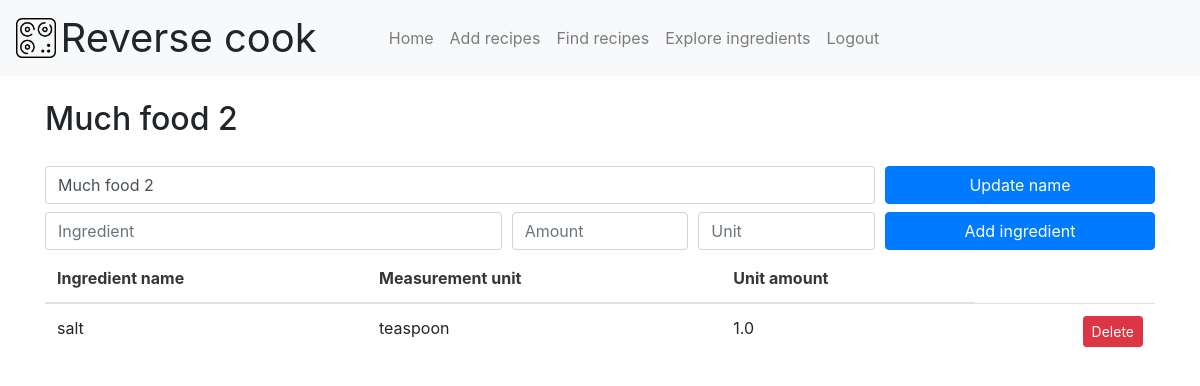
Page /update/6 (signed in) on the committed database.
### app.py (models this page shows, shortened)
class Recipe(db.Model):
	id = db.Column(db.Integer, primary_key=True)
	name = db.Column(db.String(128), nullable=False)
	created_at = db.Column(db.DateTime, nullable=False,
		default=datetime.utcnow)
	recipeingredient = db.relationship('RecipeIngredient', backref='recipe',\
		lazy=True)

class RecipeIngredient(db.Model):
	id = db.Column(db.Integer, primary_key=True)
	recipe_id = db.Column(db.Integer, db.ForeignKey('recipe.id'), nullable=False)
	ingredient_id = db.Column(db.Integer, db.ForeignKey('ingredient.id'), nullable=False)
	unit_amount = db.Column(db.Float(), nullable=False)
	created_at = db.Column(db.DateTime, default=datetime.utcnow)

class Ingredient(db.Model):
	id = db.Column(db.Integer, primary_key=True)
	name = db.Column(db.String(128), nullable=False,
		unique=True)
	created_at = db.Column(db.DateTime, nullable=False,
		default=datetime.utcnow)
	measurement_unit=db.Column(db.String(64), nullable=False)
	unit_cost=db.Column(db.Float(), nullable=False)
	recipeingredient = db.relationship('RecipeIngredient', backref='ingredient',\
		lazy=True)

### app.py (the view)
@app.route('/update/<int:id>', methods=['GET', 'POST'])
@login_required
def update(id):
	recipe = Recipe.query.get_or_404(id)
	recipe_ingredients = db.session.query((Recipe.name).label('recipe_name'),\
		(Ingredient.name).label('ingredient_name'),\
		(Ingredient.measurement_unit).label('measurement_unit'),\
		(RecipeIngredient.unit_amount).label('unit_amount'),\
		(RecipeIngredient.id).label('recipe_ingredient_id'))\
		.filter(Recipe.id == RecipeIngredient.recipe_id)\
		.filter(Ingredient.id == RecipeIngredient.ingredient_id)\
		.filter(Recipe.id == id).order_by(Recipe.created_at).all()
	if request.method == 'POST':
		recipe.name = request.form['name']
		try:
			db.session.commit()
			return redirect('/update/' + str(id))
		except:
			return "There was a problem updating data."
	else:
		title = "Update Data"
		return render_template('update.html', title=title, recipe=recipe,\
			recipe_ingredients=recipe_ingredients)

### app.py (called while the page is built)
@login_manager.user_loader
def load_user(user_id):
    return User.query.get(int(user_id))

### templates/update.html (shortened to what this page needs)
{% extends 'base.html' %}
{% block content %}
<div class="container">
	<h2 class="my-4">{{ recipe.name }}</h2>
	<form action="/update/{{ recipe.id }}" method="POST">
		<divf class="form-row">
			<div class="col-sm-9 my-1">
				<input type="text" class="form-control" name="name" value="{{ recipe.name }}">
			</div>
			<div class="col-sm-3 my-1">
				<button type="submit" class="btn btn-primary btn-block">Update name</button>
			</div>
		</div>
	{% include 'snippets/add_ingredients.html' %}
	{% include 'snippets/list_ingredients.html' %}
{% endblock content %}

### templates/snippets/list_ingredients.html
<div class="container">
	{% if recipe_ingredients|length < 1 %}
	<p>There are no ingredients added for this recipe!</p>
	{% else %}
	<table class="table">
		<thead>
			<tr>
				<th>Ingredient name</th>
				<th>Measurement unit</th>
				<th>Unit amount</th>
			</tr>
		</thead>
		<tbody>
			{% for recipe_ingredient in recipe_ingredients %}
			<tr>
				<td>{{ recipe_ingredient.ingredient_name }}</td>
				<td>{{ recipe_ingredient.measurement_unit }}</td>
				<td>{{ recipe_ingredient.unit_amount }}</td>
				<td class="text-right"><a class="btn btn-danger btn-sm" href="/update/{{ recipe.id }}/delete/{{ recipe_ingredient.recipe_ingredient_id }}" role="button">Delete</a></td>
			</tr>
			{% endfor %}
		</tbody>
	</table>
	{% endif %}
</div>

### static/css/main.css (style rules this page uses)
body, html { background: #FFFFFF; height: 100%; margin: 0; }

### rows in the picture
Recipe: name "Much food 2"
RecipeIngredient: ingredient_name "salt", measurement_unit "teaspoon", unit_amount "1.0"
